Frame 1 (no input): blank canvas, image omitted
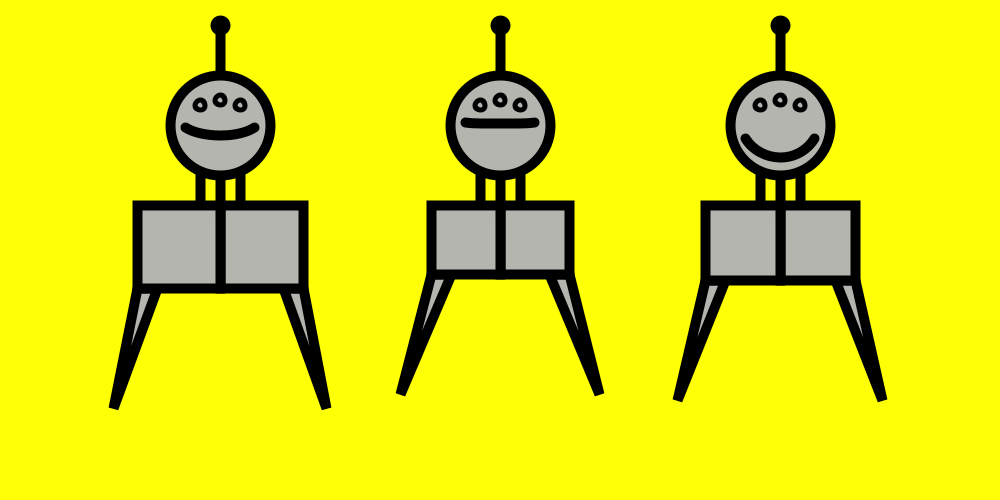
Frame 2 (the mouse pressed at the canvas centre, redrawn once)

The Processing sketch that drew this single still picture (run headless with seeded random() and noise(); the mouse was pressed at the canvas centre and the sketch redrawn once):

// Processing sketch: processing_54154
// ── processing_54154.pde



void setup()
{
  smooth();
  size(1000, 500);
}

void draw()

{
  int legs1=int(random(2,5));
   int legs2=int(random(2,5));
    int legs3=int(random(2,5));
    
    int ht1=int(random(0,55));
    int ht2=int(random(0,55));
    int ht3=int(random(0,55));
    int smile1= int(random(0,80));
    int smile2= int(random(0,80));
    int smile3= int(random(0,80));
  background(-mouseY);

  smiley(width/2, height/4, 180, ht1, legs1, smile1);
  smiley(width/2+280, height/4, 180, ht2, legs2, smile2);
  smiley(width/2-280, height/4, 180, ht3, legs3, smile3);
  
noLoop();

}

void smiley(float x, float y, color greyval, float ht, float numblegs, float happiness)
{  
  fill(greyval, greyval, greyval, mouseY);

  pushMatrix();
  translate(x, y);
  strokeWeight(10);

  triangle(-50-ht, 130+ht, -30-ht, 130+ht, -90-ht/2, 250+ht);
  triangle(50+ht, 130+ht, 30+ht, 130+ht, 90+ht/2, 250+ht);
  
  if (numblegs==2)
  {
  }

  if (numblegs==3)
  {
    triangle(-10, 130+ht, 10, 130+ht, 0, 250+ht);
  }

  if (numblegs==4)
  {
    triangle(-10+ht/2, 130+ht, 10+ht/2, 130+ht, ht/2, 250+ht);
    triangle(-10-ht/2, 130+ht, 10-ht/2, 130+ht, -ht/2, 250+ht);
  }

  line(0, -50, 0, -100);
  line(20, 50, 20, 80);
  line(-20, 50, -20, 80);
  line(0, 50, 0, 100);

  ellipse (0, 0, 100, 100);
  ellipse(-20, -20, 5, 5);
  ellipse(0, -25, 5, 5);
  ellipse(20, -20, 5, 5);

  rect(0, 80, 50+ht, 50+ht);
  rect(-50-ht, 80, 50+ht, 50+ht);

  ellipseMode(CENTER);
  ellipse(0, -100, 10, 10);
  noFill();
  arc(0, -5, 80, happiness, radians(30), radians(150));
  popMatrix();
}

void mousePressed()
{
  redraw();
}
